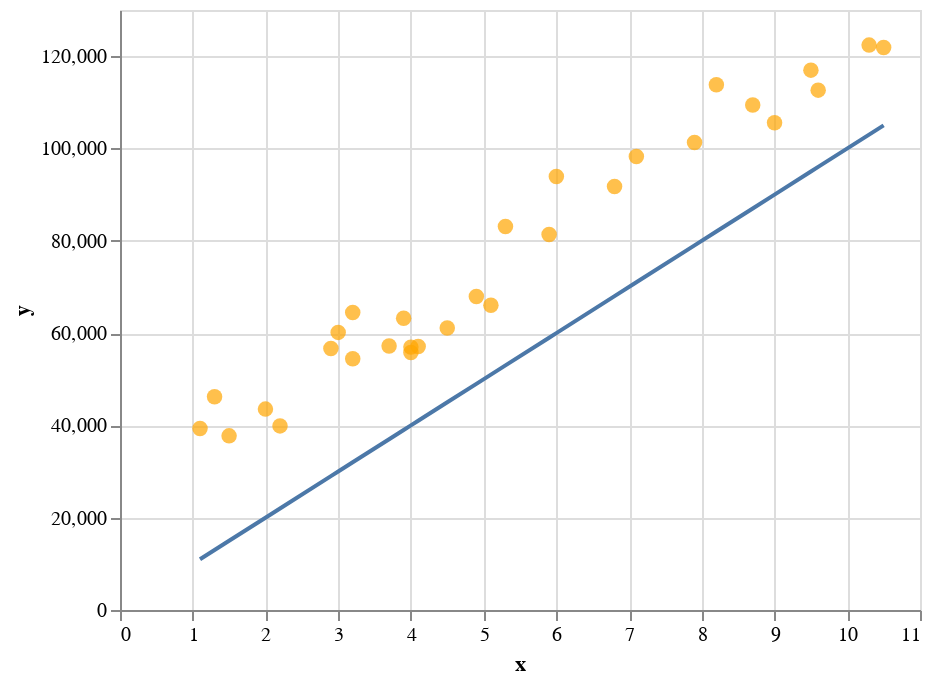

Here is the notebook cell this chart was saved with:
### Code cell
# Solution
check_parameters(a=10000, b=0, x=x, y=y)

### Figure 1 — Vega-Lite specification as saved in the notebook (floating-point values rounded to 4 significant figures)
{"config": {"view": {"continuousWidth": 400, "continuousHeight": 300}}, "layer": [{"data": {"name": "data-1ee9df97fb10d69c78502e814767ebb8"}, "mark": {"type": "circle", "color": "orange", "size": 60}, "encoding": {"x": {"field": "x", "type": "quantitative"}, "y": {"field": "y", "type": "quantitative"}}}, {"data": {"name": "data-41bfa1b034850c383496703fe7749720"}, "mark": "line", "encoding": {"x": {"field": "x", "type": "quantitative"}, "y": {"field": "y", "type": "quantitative"}}}], "$schema": "https://vega.github.io/schema/vega-lite/v4.17.0.json", "datasets": {"data-1ee9df97fb10d69c78502e814767ebb8": [{"x": 1.1, "y": 39340.0}, {"x": 1.3, "y": 46200.0}, {"x": 1.5, "y": 37730.0}, {"x": 2.0, "y": 43520.0}, {"x": 2.2, "y": 39890.0}, {"x": 2.9, "y": 56640.0}, {"x": 3.0, "y": 60150.0}, {"x": 3.2, "y": 54440.0}, {"x": 3.2, "y": 64440.0}, {"x": 3.7, "y": 57190.0}, {"x": 3.9, "y": 63220.0}, {"x": 4.0, "y": 55790.0}, {"x": 4.0, "y": 56960.0}, {"x": 4.1, "y": 57080.0}, {"x": 4.5, "y": 61110.0}, {"x": 4.9, "y": 67940.0}, {"x": 5.1, "y": 66030.0}, {"x": 5.3, "y": 83090.0}, {"x": 5.9, "y": 81360.0}, {"x": 6.0, "y": 93940.0}, {"x": 6.8, "y": 91740.0}, {"x": 7.1, "y": 98270.0}, {"x": 7.9, "y": 101300.0}, {"x": 8.2, "y": 113800.0}, {"x": 8.7, "y": 109400.0}, {"x": 9.0, "y": 105600.0}, {"x": 9.5, "y": 117000.0}, {"x": 9.6, "y": 112600.0}, {"x": 10.3, "y": 122400.0}, {"x": 10.5, "y": 121900.0}], "data-41bfa1b034850c383496703fe7749720": [{"x": 1.1, "y": 11000.0}, {"x": 1.3, "y": 13000.0}, {"x": 1.5, "y": 15000.0}, {"x": 2.0, "y": 20000.0}, {"x": 2.2, "y": 22000.0}, {"x": 2.9, "y": 29000.0}, {"x": 3.0, "y": 30000.0}, {"x": 3.2, "y": 32000.0}, {"x": 3.2, "y": 32000.0}, {"x": 3.7, "y": 37000.0}, {"x": 3.9, "y": 39000.0}, {"x": 4.0, "y": 40000.0}, {"x": 4.0, "y": 40000.0}, {"x": 4.1, "y": 41000.0}, {"x": 4.5, "y": 45000.0}, {"x": 4.9, "y": 49000.0}, {"x": 5.1, "y": 51000.0}, {"x": 5.3, "y": 53000.0}, {"x": 5.9, "y": 59000.0}, {"x": 6.0, "y": 60000.0}, {"x": 6.8, "y": 68000.0}, {"x": 7.1, "y": 71000.0}, {"x": 7.9, "y": 79000.0}, {"x": 8.2, "y": 82000.0}, {"x": 8.7, "y": 87000.0}, {"x": 9.0, "y": 90000.0}, {"x": 9.5, "y": 95000.0}, {"x": 9.6, "y": 96000.0}, {"x": 10.3, "y": 103000.0}, {"x": 10.5, "y": 105000.0}]}}
